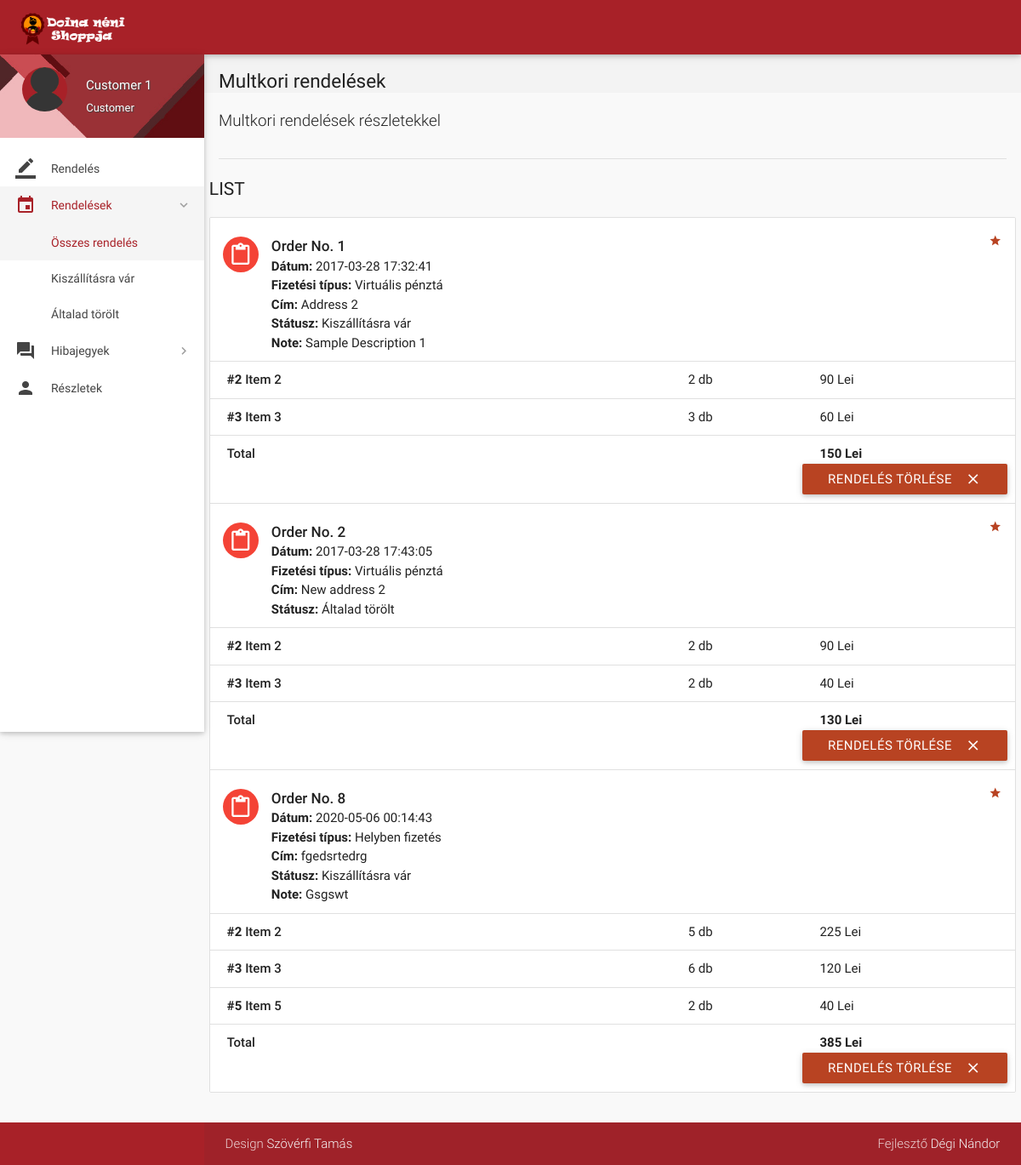
Page /orders.php (signed in) on the committed database.
### tables this page shows
CREATE TABLE `orders` (
  `id` int(11) NOT NULL,
  `customer_id` int(11) NOT NULL,
  `address` varchar(300) NOT NULL,
  `description` varchar(300) NOT NULL,
  `date` datetime NOT NULL DEFAULT CURRENT_TIMESTAMP,
  `payment_type` varchar(16) NOT NULL DEFAULT 'Wallet',
  `total` int(11) NOT NULL,
  `status` varchar(25) NOT NULL DEFAULT 'Kiszállításra vár',
  `deleted` tinyint(4) NOT NULL DEFAULT '0'
);

CREATE TABLE `order_details` (
  `id` int(11) NOT NULL,
  `order_id` int(11) NOT NULL,
  `item_id` int(11) NOT NULL,
  `quantity` int(11) NOT NULL,
  `price` int(11) NOT NULL
);

CREATE TABLE `items` (
  `id` int(11) NOT NULL,
  `name` varchar(20) NOT NULL,
  `price` int(11) NOT NULL,
  `deleted` tinyint(4) NOT NULL DEFAULT '0'
);

### includes/connect.php (called while the page is built, shortened)
<?php
$name = $_SESSION['name'];
$role = $_SESSION['role'];
?>

### includes/wallet.php (called while the page is built, shortened)
<?php
$user_id=$_SESSION['user_id'];
?>

### orders.php (the view, shortened to what this page needs)
<?php
include 'includes/connect.php';
include 'includes/wallet.php';
if ($_SESSION['customer_sid'] == session_id()) {
?>
    <!DOCTYPE html>
    <html lang="en">
    <head>
        <link href="css/materialize.min.css" type="text/css" rel="stylesheet" media="screen,projection">
        <link href="css/style.min.css" type="text/css" rel="stylesheet" media="screen,projection">
        <link href="css/custom/custom.min.css" type="text/css" rel="stylesheet" media="screen,projection">
        <link href="js/plugins/perfect-scrollbar/perfect-scrollbar.css" type="text/css" rel="stylesheet" media="screen,projection">
    </head>
    <body>
        <header id="header" class="page-topbar">
            <div class="navbar-fixed">
                <nav class="navbar-color">
                    <div class="nav-wrapper">
                        <ul class="left">
                            <li>
                                <h1 class="logo-wrapper"><a href="index.php" class="brand-logo darken-1"><img src="images/logo.png" alt="logo"></a> <span class="logo-text">Logo</span></h1>
                            </li>
                        </ul>
                    </div>
                </nav>
            </div>
        </header>
        <div id="main">
            <div class="wrapper">
                <aside id="left-sidebar-nav">
                    <ul id="slide-out" class="side-nav fixed leftside-navigation">
                        <li class="user-details cyan darken-2">
                            <div class="row">
                                <div class="col col s4 m4 l4">
                                    <img src="images/avatar.jpg" alt="" class="circle responsive-img valign profile-image">
                                </div>
                                <div class="col col s8 m8 l8">
                                    <a class="btn-flat dropdown-button waves-effect waves-light white-text profile-btn" href="#" data-activates="profile-dropdown"><?php echo $name; ?> <i class="mdi-navigation-arrow-drop-down right"></i></a>
                                    <p class="user-roal"><?php echo $role; ?></p>
                                </div>
                            </div>
                        </li>
                        <li class="bold"><a href="index.php" class="waves-effect waves-cyan"><i class="mdi-editor-border-color"></i> Rendelés</a>
                        </li>
                        <li class="no-padding">
                            <ul class="collapsible collapsible-accordion">
                                <li class="bold"><a class="collapsible-header waves-effect waves-cyan active"><i class="mdi-editor-insert-invitation"></i> Rendelések</a>
                                    <div class="collapsible-body">
                                        <ul>
                                            <li class="<?php
                                                        if (!isset($_GET['status'])) {
                                                            echo 'active';
                                                        } ?>
									"><a href="orders.php">Összes rendelés</a>
                                            </li>
                                            <?php
                                            $sql = mysqli_query($con, "SELECT DISTINCT status FROM orders  WHERE customer_id = $user_id;;");
                                            while ($row = mysqli_fetch_array($sql)) {
                                                echo '<li class=' . (isset($_GET['status']) ? ($status == $_GET['status'] ? 'active' : '') : '') . '><a href="orders.php?status=' . $row['status'] . '">' . $row['status'] . '</a>
                                    </li>';
                                            }
                                            ?>
                                        </ul>
                                    </div>
                                </li>
                            </ul>
                        </li>
                        <li class="no-padding">
                            <ul class="collapsible collapsible-accordion">
                                <li class="bold"><a class="collapsible-header waves-effect waves-cyan"><i class="mdi-action-question-answer"></i> Hibajegyek</a>
                                </li>
                            </ul>
                        </li>
                        <li class="bold"><a href="details.php" class="waves-effect waves-cyan"><i class="mdi-social-person"></i>Részletek</a>
                        </li>
                    </ul>
                </aside>
                <section id="content">
                    <div id="breadcrumbs-wrapper">
                        <div class="container">
                            <div class="row">
                                <div class="col s12 m12 l12">
                                    <h5 class="breadcrumbs-title">Multkori rendelések</h5>
                                </div>
                            </div>
                        </div>
                    </div>
                    <div class="container">
                        <p class="caption">Multkori rendelések részletekkel</p>
                        <div class="divider"></div>
                        <div id="work-collections" class="seaction">
                            <?php
                            if (isset($_GET['status'])) {
                                $status = $_GET['status'];
                            } else {
                                $status = '%';
                            }
                            $sql = mysqli_query($con, "SELECT * FROM orders WHERE customer_id = $user_id AND status LIKE '$status';;");
                            echo '              <div class="row">
                <div>
                    <h4 class="header">List</h4>
                    <ul id="issues-collection" class="collection">';
                            while ($row = mysqli_fetch_array($sql)) {
                                $status = $row['status'];
                                echo '<li class="collection-item avatar">
                              <i class="mdi-content-content-paste red circle"></i>
                              <span class="collection-header">Order No. ' . $row['id'] . '</span>
                              <p><strong>Dátum:</strong> ' . $row['date'] . '</p>
                              <p><strong>Fizetési típus: </strong> ' . $row['payment_type'] . '</p>
							  <p><strong>Cím: </strong>' . $row['address'] . '</p>
                              <p><strong>Státusz:</strong> ' . ($status == 'Paused' ? 'Paused <a  data-position="bottom" data-delay="50" data-tooltip="Please contact administrator for further details." class="btn-floating waves-effect waves-light tooltipped cyan">    ?</a>' : $status) . '</p>
							  ' . (!empty($row['description']) ? '<p><strong>Note: </strong>' . $row['description'] . '</p>' : '') . '
							  <a href="#" class="secondary-content"><i class="mdi-action-grade"></i></a>
                              </li>';
                                $order_id = $row['id'];
                                $sql1 = mysqli_query($con, "SELECT * FROM order_details WHERE order_id = $order_id;");
                                while ($row1 = mysqli_fetch_array($sql1)) {
                                    $item_id = $row1['item_id'];
                                    $sql2 = mysqli_query($con, "SELECT * FROM items WHERE id = $item_id;");
                                    while ($row2 = mysqli_fetch_array($sql2)) {
                                        $item_name = $row2['name'];
                                    }
                                    echo '<li class="collection-item">
                            <div class="row">
                            <div class="col s7">
                            <p class="collections-title"><strong>#' . $row1['item_id'] . '</strong> ' . $item_name . '</p>
                            </div>
                            <div class="col s2">
                            <span>' . $row1['quantity'] . ' db</span>
                            </div>
                            <div class="col s3">
                            <span> ' . $row1['price'] . ' Lei</span>
                            </div>
                            </div>
                            </li>';
                                    $id = $row1['order_id'];
                                }
                                echo '<li class="collection-item">
                                        <div class="row">
                                            <div class="col s7">
                                                <p class="collections-title"> Total</p>
                                            </div>
                                            <div class="col s2">
											<span> </span>
                                            </div>
                                            <div class="col s3">
                                                <span><strong> ' . $row['total'] . ' Lei</strong></span>
                                            </div>';
                                if (!preg_match('/^Cancelled/', $status)) {
                                    if ($status != 'Delivered') {
                                        echo '<form action="routers/cancel-order.php" method="post">
										<input type="hidden" value="' . $id . '" name="id">
										<input type="hidden" value="Általad törölt rendelések" name="status">
										<input type="hidden" value="' . $row['payment_type'] . '" name="payment_type">
										<button class="btn waves-effect waves-light right submit" type="submit" name="action">Rendelés törlése
                                              <i class="mdi-content-clear right"></i>
										</button>
										</form>';
                                    }
                                }
                                echo '</div></li>';
                            }
                            ?>
                            </ul>
                        </div>
                    </div>
            </div>
        </div>
        </section>
        </div>
        </div>
        <footer class="page-footer">
            <div class="footer-copyright">
                <div class="container">
                    <span>Design <a class="grey-text text-lighten-4" href="#" target="_blank">Szövérfi Tamás</a></span>
                    <span class="right"> Fejlesztő <a class="grey-text text-lighten-4" href="#">Dégi Nándor</a></span>
                </div>
            </div>
        </footer>
    </body>
    </html>
<?php
} else {
    if ($_SESSION['admin_sid'] == session_id()) {
        header("location:all-orders.php");
    } else {
        header("location:login.php");
    }
}
?>

### rows in the picture
orders: id "1", date "2017-03-28 17:32:41", payment_type "Virtuális pénztá", address "Address 2", status "Kiszállításra vár", description "Sample Description 1", total "150"
order_details: item "2", item.name "Item 2", quantity "2", price "90"
order_details: item "3", item.name "Item 3", quantity "3", price "60"
orders: id "2", date "2017-03-28 17:43:05", payment_type "Virtuális pénztá", address "New address 2", status "Általad törölt", total "130"
order_details: item "2", item.name "Item 2", quantity "2", price "90"
order_details: item "3", item.name "Item 3", quantity "2", price "40"
orders: id "8", date "2020-05-06 00:14:43", payment_type "Helyben fizetés", address "fgedsrtedrg", status "Kiszállításra vár", description "Gsgswt", total "385"
order_details: item "2", item.name "Item 2", quantity "5", price "225"
order_details: item "3", item.name "Item 3", quantity "6", price "120"
order_details: item "5", item.name "Item 5", quantity "2", price "40"

### other values in the picture
$name "Customer 1"
$role "Customer"
$row['status'] "Kiszállításra vár"
$row['status'] "Általad törölt"
